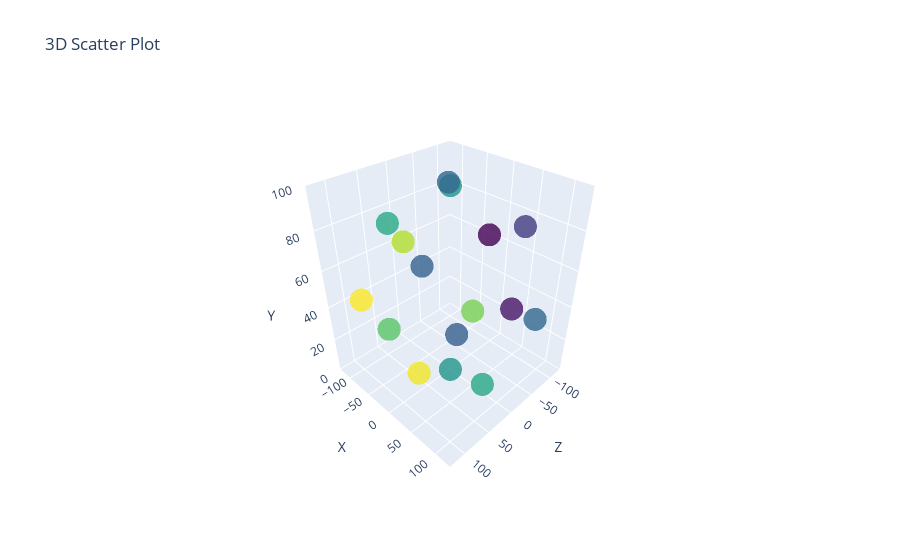

Notebook source saved alongside this figure:
### Code cell
import plotly.graph_objects as go

def plot_3d_points(points, title="3D Scatter Plot", labels=None):
    """
    Plot a list of 3D points using plotly

    Args:
        points: List of (x,y,z) tuples
        title: Plot title
        labels: Optional dict with 'x', 'y', 'z' axis labels
    """
    if not points:
        raise ValueError("Points list cannot be empty")

    x, y, z = zip(*points)

    fig = go.Figure(data=[go.Scatter3d(
        x=x, y=y, z=z,
        mode='markers',
        marker=dict(
            size=8,
            color=z,
            colorscale='Viridis',
            opacity=0.8
        )
    )])

    axis_labels = labels or {'x': 'X', 'y': 'Y', 'z': 'Z'}

    fig.update_layout(
        title=title,
        scene=dict(
            aspectratio=dict(x=1, y=1.25, z=1),
            xaxis_title=axis_labels['x'],
            yaxis_title=axis_labels['y'],
            zaxis_title=axis_labels['z'],
            xaxis=dict(range=[-128, 128]),
            yaxis=dict(range=[0, 100]),
            zaxis=dict(range=[-128, 128])
        )
    )

    fig.update_layout(scene_camera=dict(
        up=dict(x=0, y=1, z=0),
        center=dict(x=0, y=0, z=0),
        eye=dict(x=1.5, y=1.5, z=1.5)
    ))

    fig.show()

plot_3d_points(new_points)

### Figure 1 — Plotly figure (JSON) as saved in the notebook; plotly's stock layout.template omitted (floating-point values rounded to 4 significant figures)
{"data": [{"marker": {"color": [0.0, -43.14, 86.69, -81.26, 19.72, 64.77, -121.1, 113.3, -43.81, -47.85, 109.3, -108.0, 51.34, 18.69, -52.24, 0.0], "colorscale": [[0.0, "#440154"], [0.1111, "#482878"], [0.2222, "#3e4989"], [0.3333, "#31688e"], [0.4444, "#26828e"], [0.5556, "#1f9e89"], [0.6667, "#35b779"], [0.7778, "#6ece58"], [0.8889, "#b5de2b"], [1.0, "#fde725"]], "opacity": 0.8, "size": 8}, "mode": "markers", "x": [0.0, -47.09, 7.608, 62.3, -111.5, 101.8, -32.56, -58.86, 120.0, -115.9, 51.15, 33.88, -88.6, 84.99, -36.73, -0.0], "y": [100.0, 93.33, 86.67, 80.0, 73.33, 66.67, 60.0, 53.33, 46.67, 40.0, 33.33, 26.67, 20.0, 13.33, 6.667, 0.0], "z": [0.0, -43.14, 86.69, -81.26, 19.72, 64.77, -121.1, 113.3, -43.81, -47.85, 109.3, -108.0, 51.34, 18.69, -52.24, 0.0], "type": "scatter3d"}], "layout": {"scene": {"aspectratio": {"x": 1, "y": 1.25, "z": 1}, "xaxis": {"title": {"text": "X"}, "range": [-128, 128]}, "yaxis": {"title": {"text": "Y"}, "range": [0, 100]}, "zaxis": {"title": {"text": "Z"}, "range": [-128, 128]}, "camera": {"up": {"x": 0, "y": 1, "z": 0}, "center": {"x": 0, "y": 0, "z": 0}, "eye": {"x": 1.5, "y": 1.5, "z": 1.5}}}, "title": {"text": "3D Scatter Plot"}}}
